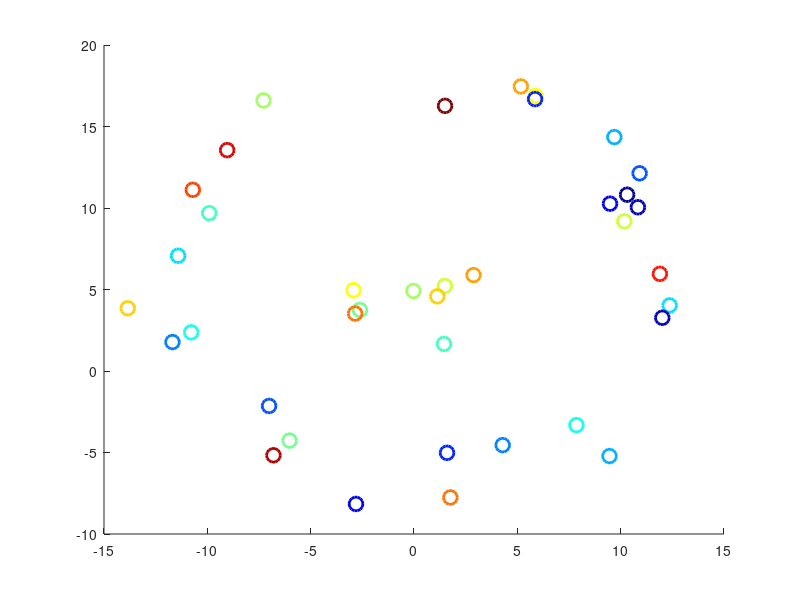

This figure's MATLAB source:
%% Features.m map for Question 3 - FastSLAM with bad correspondences

% Measurement model
rmax = 15;
thmax = pi/3;

% Annulus Feature Map
M1 = 30;
samples1 = rand(2,M1);
r1 = 4*samples1(1,:)+ 10;
ang1 = 2*pi*samples1(2,:);
M2 = 8;
samples2 = rand(2,M2);
r2 = 4*samples2(1,:);
ang2 = 2*pi*samples2(2,:);
map = [r1.*cos(ang1), (r2).*cos(ang2);r1.*sin(ang1), (r2).*sin(ang2)];
map(1,:) = map(1,:); 
map(2,:) = map(2,:)+5; 
plot(map(1,:),map(2,:),'bo')
M = M1+M2;

figure(1);clf; hold on;
cmap = colormap('jet');
cmap = cmap(1:3:end,:);
cn = length(cmap(:,1));
for j = 1:M
    plot(map(1,j),map(2,j),'o','Color', cmap(mod(j,cn)+1,:), 'MarkerSize',10,'LineWidth',2);
end
